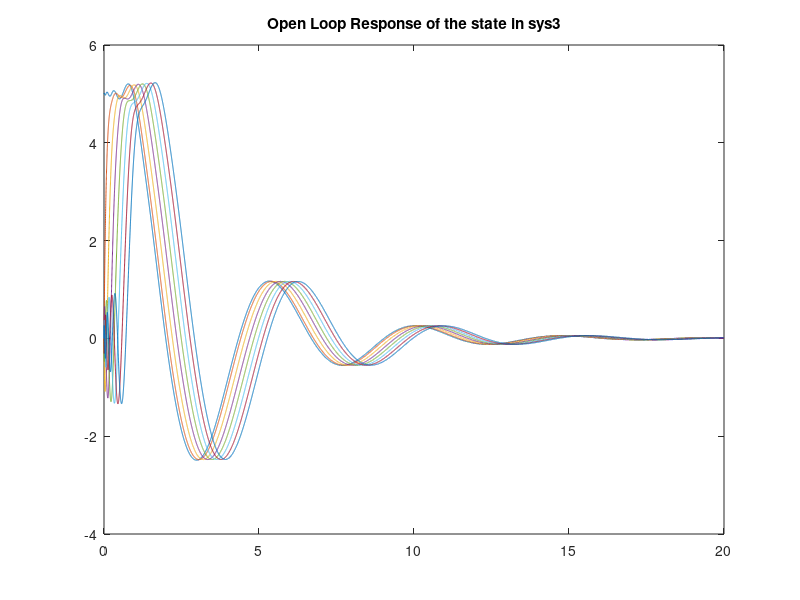
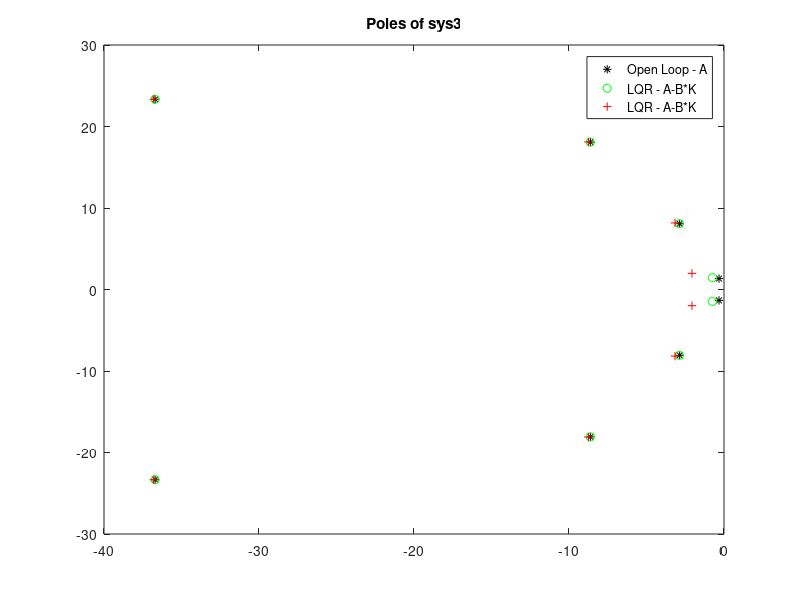
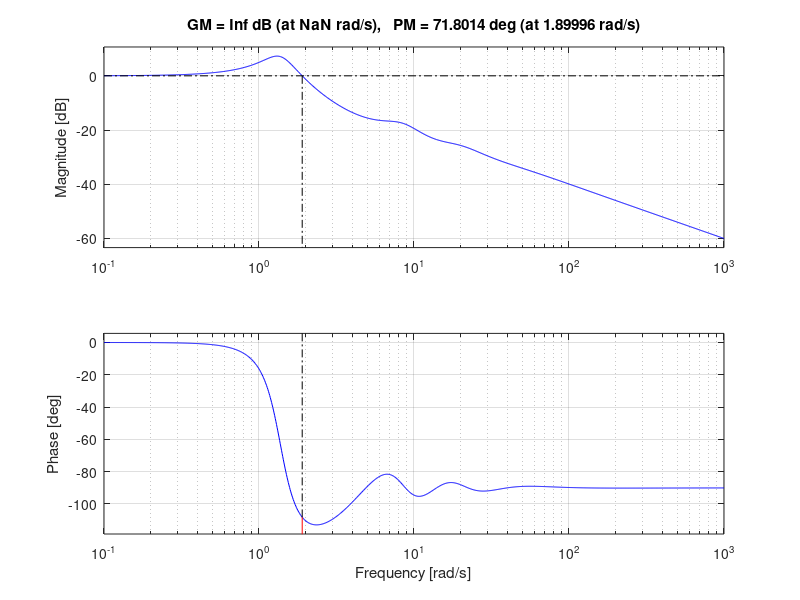
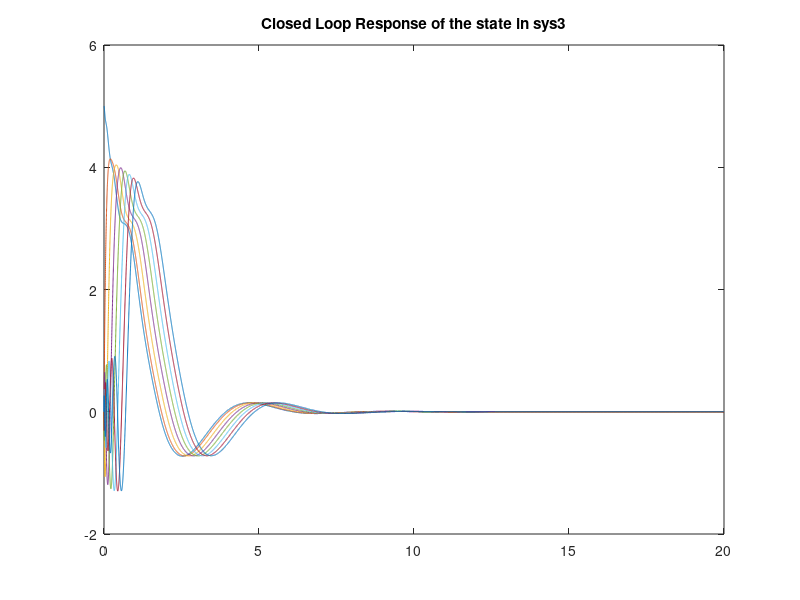

MATLAB code to generate these figures, in order:
%% MATH 5546: Final Project
% Submission by Sandeep k JADA

clear; clc; close all;

%% C(A,B) and O(A,C)

load SYS3

disp(['The rank of controllablity Matrix is ',num2str(rank(ctrb(A_sys3,B_sys3))),'/',num2str(length(A_sys3))]);
disp(['The rank of observablity Matrix is ',num2str(rank(obsv(A_sys3,C_sys3))),'/',num2str(length(A_sys3))]);


%% Simulation of Open-loop

tfinal = 20;
dt = 0.001;

t = 0:dt:tfinal;

% Just doing an Euler-Cauchy 1st order

X = IC3;

for n=2:length(t)
    X(:,n) = X(:,n-1) + dt.*A_sys3*X(:,n-1);
end

figure; 
for n = 1:length(A_sys3)
    plot(t,X(n,:)');hold on
end
title('Open Loop Response of the state in sys3');


poles_OLP = eig(A_sys3);
figure(2); plot(real(poles_OLP),imag(poles_OLP),'k*'); hold on
title('Poles of sys3');


[num,den]=ss2tf(A_sys3,B_sys3,C_sys3,0);
sys3_TF = tf(num,den);

figure;margin(sys3_TF)


%% LQR

[K,P,poles_CLP] = lqr(A_sys3,B_sys3,Q_sys3,R_sys3);

X = IC3;

for n=2:length(t)
    X(:,n) = X(:,n-1) + dt.*(A_sys3-B_sys3*K)*X(:,n-1);
end

figure; 
for n = 1:length(A_sys3)
    plot(t,X(n,:)');hold on
end
title('Closed Loop Response of the state in sys3');


figure(2); plot(real(poles_CLP),imag(poles_CLP),'go')
% legend('Open Loop - A','LQR - A-B*K')

%% LQR - Prescribe degree of stablity

[K,P,poles_CLP] = lqr(A_sys3,B_sys3,Q_sys3.*exp(3),R_sys3);

X = IC3;

for n=2:length(t)
    X(:,n) = X(:,n-1) + dt.*(A_sys3-B_sys3*K)*X(:,n-1);
end

figure; 
for n = 1:length(A_sys3)
    plot(t,X(n,:)');hold on
end
title('Closed Loop Response of the state in sys3');


figure(2); plot(real(poles_CLP),imag(poles_CLP),'r+')
legend('Open Loop - A','LQR - A-B*K','LQR - A-B*K')